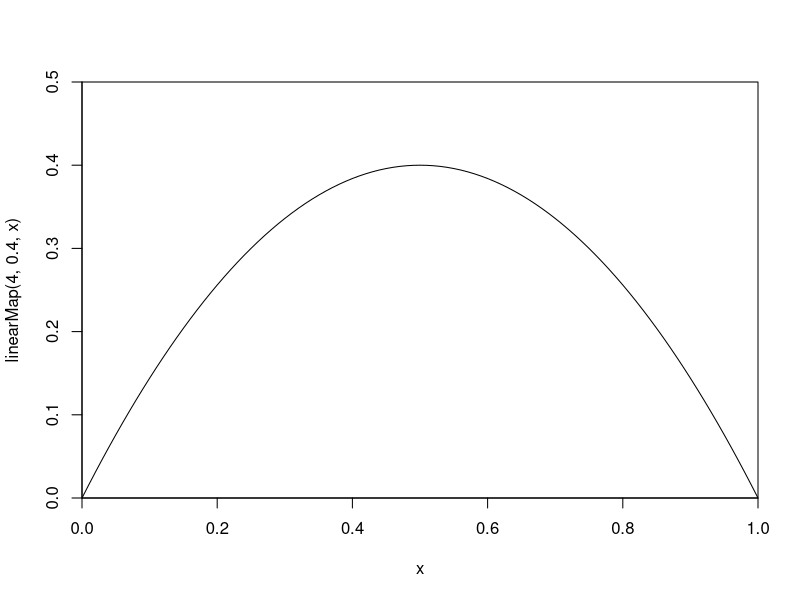
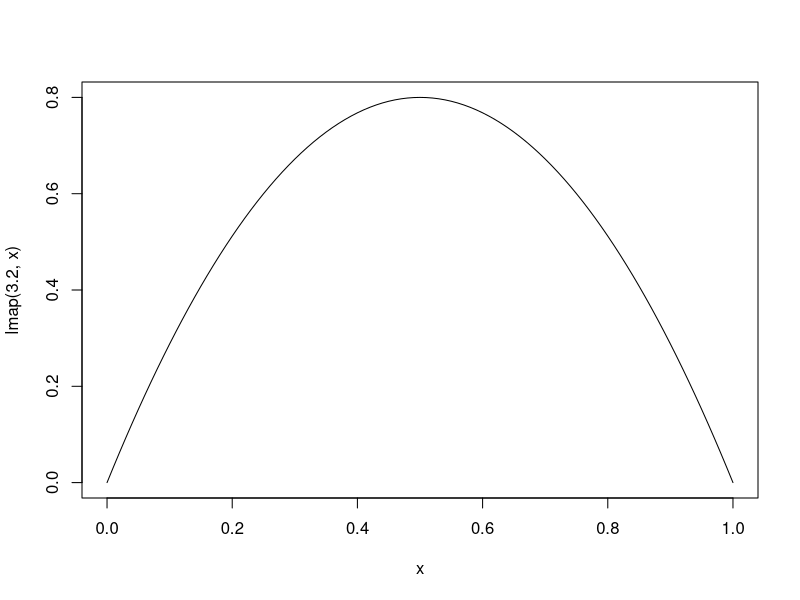
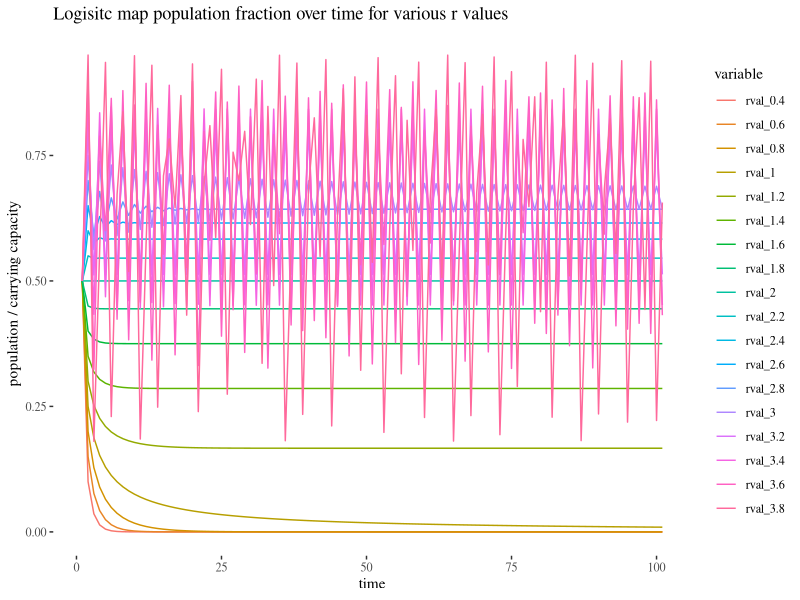
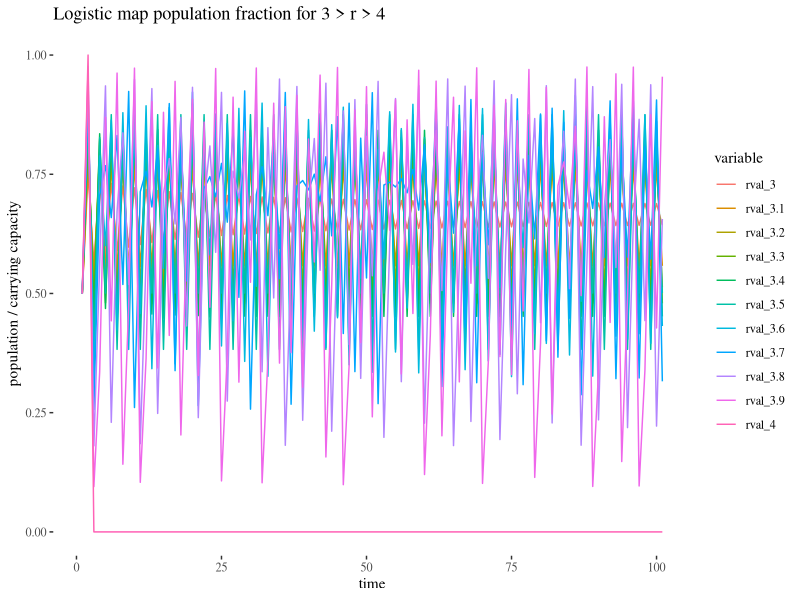

These charts were generated, in order, by the following R code:
library(magrittr) # always
library(ggplot2)
library(ggthemes)

# linear function iterative mapping
linearMap <- function(c = 4, lambda = 0.4, x){
    return(c * lambda * x * (1-x))
}
curve(linearMap(4, 0.4, x), 0, 1, xaxs="i", yaxs="i", ylim = c(0, 0.5))

# the logistic map
lmap <- function(r = 3.2, x){
    return(r*x*(1-x))
}
curve(lmap(3.2, x), 0, 1)

# iterative logistic map - a Markov chain
logisticMap <- function(r, x0 = 0.5, nper = 100){
    x <- c(x0)
    for(i in 1:nper){
        x[i+1] <- r * x[i] * (1 - x[i])
    }
    return(x)
}

# apply logistic map over a group of r-values
rvals <- seq(0.4, 3.8, 0.2)
multix <- sapply(rvals, FUN = logisticMap) %>% data.frame
names(multix) <- paste0("rval_", as.character(rvals))
library(reshape2)
multix$iter <- c(1:nrow(multix))
m.melt <- melt(multix, id = c("iter"))
g <- ggplot(m.melt, aes(x = iter, y = value, group = variable, color = variable))
g + geom_line() + theme_tufte() + xlab("time") + ylab("population / carrying capacity") +
    ggtitle("Logisitc map population fraction over time for various r values")

# zoom in on r-values > 3
rvals_3_to_4 <- seq(3.0, 4.0, 0.1)
pv_r_3_4 <- sapply(rvals_3_to_4, FUN = logisticMap) %>% as.data.frame
names(pv_r_3_4) <- paste0("rval_", as.character(rvals_3_to_4))
pv_r_3_4$iter <- c(1:nrow(pv_r_3_4))
pv_melt <- melt(pv_r_3_4, id = c("iter"))
g2 <- ggplot(pv_melt, aes(x = iter, y = value, group = variable, color = variable))
g2 + geom_line() + theme_tufte() + xlab("time") + ylab("population / carrying capacity") +
    ggtitle("Logistic map population fraction for 3 > r > 4")

# how does N/k vary against r?
rv <- seq(2.5, 4, length = 1000)
